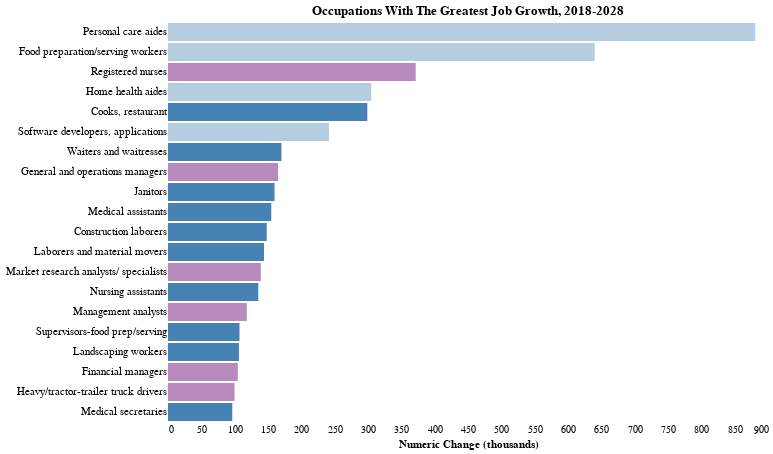

The notebook cell saved with this chart:
### Code cell
# Occupations with the greatest growth

# Highlight wages that are below the overall median for the country
alt.Chart(occs_most_20).mark_bar().encode(
    y=alt.Y('Occupation:N', sort='-x', axis=alt.Axis(title=None, ticks=False, domain=False, labelFontSize=11)),
    x=alt.X('Numeric Change:Q', axis=alt.Axis(ticks=False, domain=False), title='Numeric Change (thousands)'),
    # The highlight will be set on the result of a conditional statement
    color=alt.condition(
        alt.datum.Median >= 39810,  # If the median is greater than 39810 (2019 OES), this statement is true
        alt.value('#b88abd'),     # which sets the bar orange.
        alt.value('steelblue')   # And if it's not true it sets the bar steelblue.
    ),
    opacity=alt.condition(
        alt.datum.Median == 0,  ##turned down opacity for occs with no wage available
        alt.value(0.4),
        alt.value(1)
        ),
    tooltip = [alt.Tooltip('Occupation'),
               alt.Tooltip('2018 Employment', title='2018 Employment (thousands)'),
               alt.Tooltip('2028 Employment', title='2028 Employment (thousands)'),
               alt.Tooltip('Numeric Change', format=".1f", title='Numeric Change)'),
               alt.Tooltip('Median', title='Median Wage', format='$,d')
                ]
).properties(width=600, title="Occupations With The Greatest Job Growth, 2018-2028"
).configure_axis(
    grid=False
).configure_view(
    strokeWidth=0
).interactive()  

# Note: For the tooltip, I wanted to show that the median was N/A if the value is 0.  
# In this case, a 0 wage means the wage is not available, but I could not get the tooltip to work to code in that manner.

### Figure 1 — Vega-Lite specification as saved in the notebook (floating-point values rounded to 4 significant figures)
{"config": {"view": {"continuousWidth": 400, "continuousHeight": 300, "strokeWidth": 0}, "axis": {"grid": false}}, "data": {"name": "data-c6f6481c4da7f651896e074a2b153f6f"}, "mark": "bar", "encoding": {"color": {"condition": {"value": "#b88abd", "test": "(datum.Median >= 39810)"}, "value": "steelblue"}, "opacity": {"condition": {"value": 0.4, "test": "(datum.Median === 0)"}, "value": 1}, "tooltip": [{"type": "nominal", "field": "Occupation"}, {"type": "quantitative", "field": "2018 Employment", "title": "2018 Employment (thousands)"}, {"type": "quantitative", "field": "2028 Employment", "title": "2028 Employment (thousands)"}, {"type": "quantitative", "field": "Numeric Change", "format": ".1f", "title": "Numeric Change)"}, {"type": "quantitative", "field": "Median", "format": "$,d", "title": "Median Wage"}], "x": {"type": "quantitative", "axis": {"domain": false, "ticks": false}, "field": "Numeric Change", "title": "Numeric Change (thousands)"}, "y": {"type": "nominal", "axis": {"domain": false, "labelFontSize": 11, "ticks": false, "title": null}, "field": "Occupation", "sort": "-x"}}, "selection": {"selector028": {"type": "interval", "bind": "scales", "encodings": ["x", "y"]}}, "title": "Occupations With The Greatest Job Growth, 2018-2028", "width": 600, "$schema": "https://vega.github.io/schema/vega-lite/v4.8.1.json", "datasets": {"data-c6f6481c4da7f651896e074a2b153f6f": [{"Occupation": "Personal care aides", "Occupation Code": "39-9021", "2018 Employment": 2421.0, "2028 Employment": 3302.0, "Numeric Change": 881.0, "Percent Change": 36.4, "Median": 0.0}, {"Occupation": "Food preparation/serving workers", "Occupation Code": "35-3021", "2018 Employment": 3704.0, "2028 Employment": 4344.0, "Numeric Change": 640.1, "Percent Change": 17.3, "Median": 0.0}, {"Occupation": "Registered nurses", "Occupation Code": "29-1141", "2018 Employment": 3060.0, "2028 Employment": 3431.0, "Numeric Change": 371.5, "Percent Change": 12.1, "Median": 73300.0}, {"Occupation": "Home health aides", "Occupation Code": "31-1011", "2018 Employment": 831.8, "2028 Employment": 1137.0, "Numeric Change": 304.8, "Percent Change": 36.6, "Median": 0.0}, {"Occupation": "Cooks, restaurant", "Occupation Code": "35-2014", "2018 Employment": 1362.0, "2028 Employment": 1661.0, "Numeric Change": 299.0, "Percent Change": 21.9, "Median": 27790.0}, {"Occupation": "Software developers, applications", "Occupation Code": "15-1132", "2018 Employment": 944.2, "2028 Employment": 1186.0, "Numeric Change": 241.5, "Percent Change": 25.6, "Median": 0.0}, {"Occupation": "Waiters and waitresses", "Occupation Code": "35-3031", "2018 Employment": 2635.0, "2028 Employment": 2805.0, "Numeric Change": 170.2, "Percent Change": 6.5, "Median": 22890.0}, {"Occupation": "General and operations managers", "Occupation Code": "11-1021", "2018 Employment": 2376.0, "2028 Employment": 2541.0, "Numeric Change": 165.0, "Percent Change": 6.9, "Median": 100800.0}, {"Occupation": "Janitors", "Occupation Code": "37-2011", "2018 Employment": 2404.0, "2028 Employment": 2564.0, "Numeric Change": 159.8, "Percent Change": 6.6, "Median": 27430.0}, {"Occupation": "Medical assistants", "Occupation Code": "31-9092", "2018 Employment": 686.6, "2028 Employment": 841.5, "Numeric Change": 154.9, "Percent Change": 22.6, "Median": 34800.0}, {"Occupation": "Construction laborers", "Occupation Code": "47-2061", "2018 Employment": 1405.0, "2028 Employment": 1553.0, "Numeric Change": 148.1, "Percent Change": 10.5, "Median": 36860.0}, {"Occupation": "Laborers and material movers", "Occupation Code": "53-7062", "2018 Employment": 2954.0, "2028 Employment": 3098.0, "Numeric Change": 144.0, "Percent Change": 4.9, "Median": 29510.0}, {"Occupation": "Market research analysts/ specialists", "Occupation Code": "13-1161", "2018 Employment": 681.9, "2028 Employment": 821.1, "Numeric Change": 139.2, "Percent Change": 20.4, "Median": 63790.0}, {"Occupation": "Nursing assistants", "Occupation Code": "31-1014", "2018 Employment": 1513.0, "2028 Employment": 1649.0, "Numeric Change": 135.4, "Percent Change": 8.9, "Median": 29660.0}, {"Occupation": "Management analysts", "Occupation Code": "13-1111", "2018 Employment": 876.3, "2028 Employment": 994.6, "Numeric Change": 118.3, "Percent Change": 13.5, "Median": 85260.0}, {"Occupation": "Supervisors-food prep/serving", "Occupation Code": "35-1012", "2018 Employment": 988.9, "2028 Employment": 1096.0, "Numeric Change": 107.2, "Percent Change": 10.8, "Median": 33400.0}, {"Occupation": "Landscaping workers", "Occupation Code": "37-3011", "2018 Employment": 1205.0, "2028 Employment": 1312.0, "Numeric Change": 106.4, "Percent Change": 8.8, "Median": 30440.0}, {"Occupation": "Financial managers", "Occupation Code": "11-3031", "2018 Employment": 653.6, "2028 Employment": 758.3, "Numeric Change": 104.7, "Percent Change": 16.0, "Median": 129900.0}, {"Occupation": "Heavy/tractor-trailer truck drivers", "Occupation Code": "53-3032", "2018 Employment": 1959.0, "2028 Employment": 2058.0, "Numeric Change": 99.7, "Percent Change": 5.1, "Median": 45260.0}, {"Occupation": "Medical secretaries", "Occupation Code": "43-6013", "2018 Employment": 601.7, "2028 Employment": 698.1, "Numeric Change": 96.4, "Percent Change": 16.0, "Median": 36580.0}]}}
